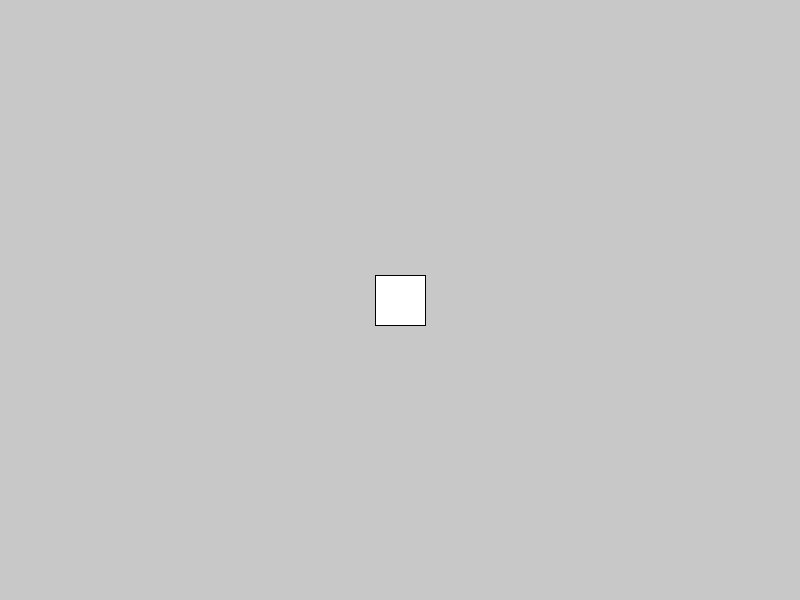
Frame 1 (no input)
Frame 60 (the mouse pressed at the canvas centre just before this capture): identical to frame 1, image omitted
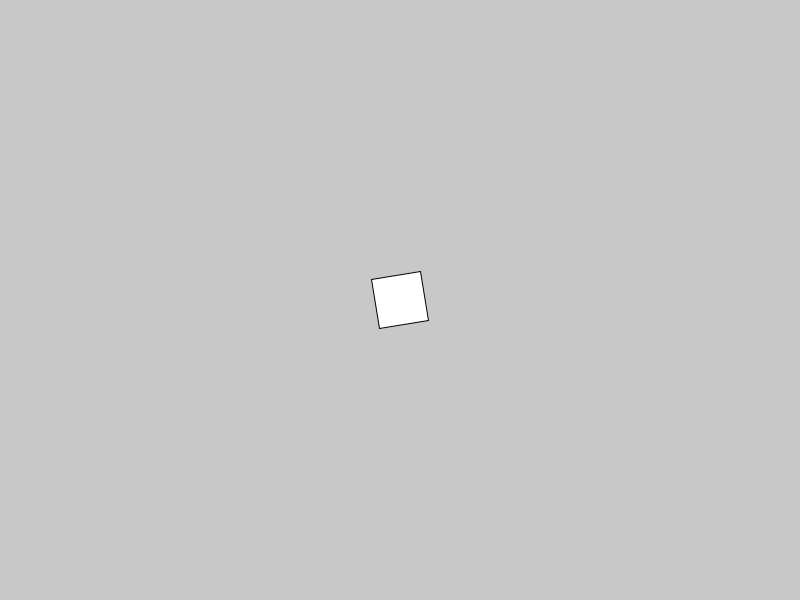
Frame 120 (the mouse held since frame 60 and released just before this capture)

The Processing sketch that drew these frames (run headless with seeded random() and noise(); from frame 60 on, the mouse is pressed at the canvas centre):

// Processing sketch: sketch_251219a
// ── sketch_251219a.pde

void setup(){

  size(800,600);
  rectMode(CENTER);
  
}

void draw() {
  
  background(200);
  
  float diff = width/2 - (width/2 - mouseX);
  
  pushMatrix();
  translate(width/2, height/2);
  rotate(radians(diff/5));
  rect(0, 0, 50,50);
  popMatrix();


}
